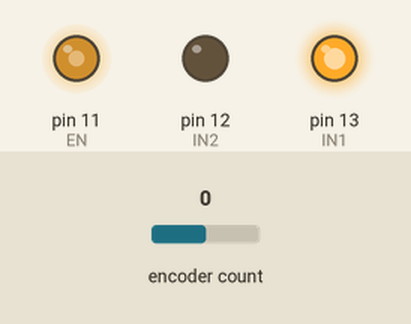
Recording of a sketch running on a simulated Arduino Uno, built with avr-gcc and run on an emulated ATmega328P. Parts: output pins drawn as LEDs (lit = HIGH). The inputs (shaded band) are chosen by the test bench; at power-on: encoder count 0. What the sketch prints to the serial monitor is not drawn.

Above: at 0.1 s.
Timing chart, 0 to 1.6 s (numbered marks = the images above):
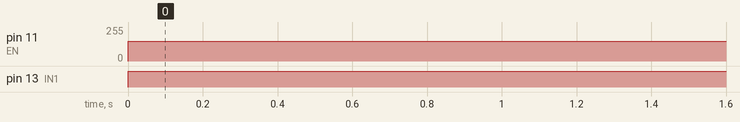

The sketch:

Lab3.ino
```cpp
#include <Encoder.h>
Encoder myEnc(2, 3);

int pos = 0;

void setup() {
  Serial.begin(9600);
  pinMode(13, OUTPUT);      //IN1
  pinMode(12, OUTPUT);      //IN2
  pinMode(11, OUTPUT);      //EN

}

void loop() {
  pos = myEnc.read();
  cw();
  Serial.println(pos);
}

void cw(){
  digitalWrite(13, HIGH);
  digitalWrite(12, LOW);
  analogWrite(11, 150);
}
void ccw(){
  digitalWrite(13, LOW);
  digitalWrite(12, HIGH);
  analogWrite(11, 150);
}
void stop_m(){
  digitalWrite(13, LOW);
  digitalWrite(12, LOW);
  analogWrite(11, 0);
}
```

Measured:
- by itself, pin 11 (EN): 0/255 → 150/255 at 0.00 s
- by itself, pin 13 (IN1): LOW → HIGH at 0.00 s
